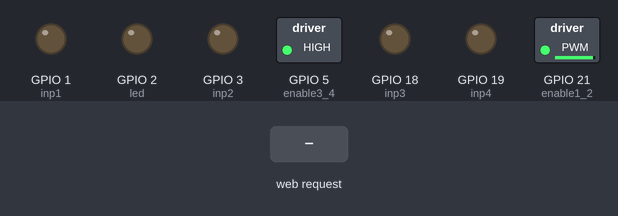
The sketch below on a simulated ESP32. Parts: switched loads named in the sketch (green lamp = pin HIGH), output pins drawn as LEDs (lit = HIGH). Inputs (shaded band) come from the test bench.

Above: at 1.2 s.
1.3 s: HTTP request GET /control?up=1 received
At 2.5 s:
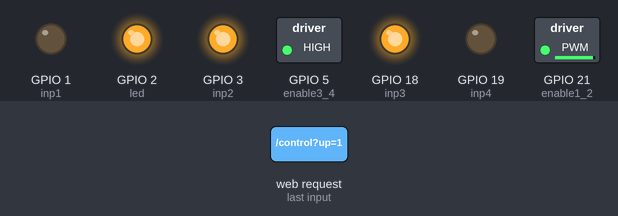
2.8 s: HTTP request GET /control?down=1 received
At 3.7 s:
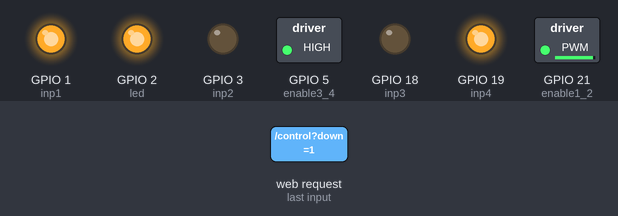
4.3 s: HTTP request GET /control?left=1 received
At 4.9 s:
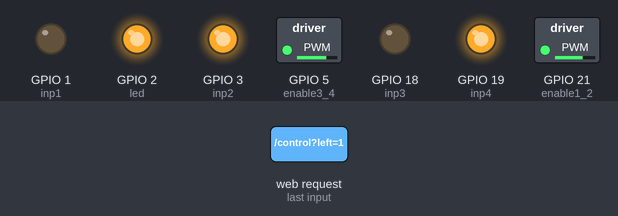
5.8 s: HTTP request GET /control?up=0 received
At 7.0 s:
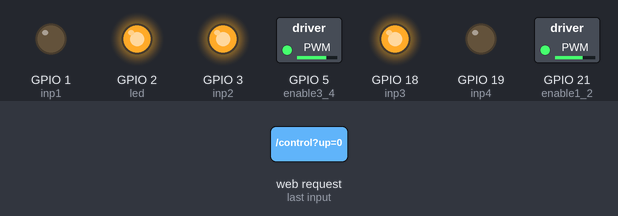
7.3 s: HTTP request GET /control?down=0 received
At 8.3 s:
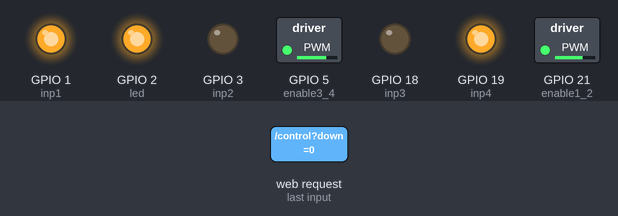
8.8 s: HTTP request GET /control?up=120 received
At 9.5 s:
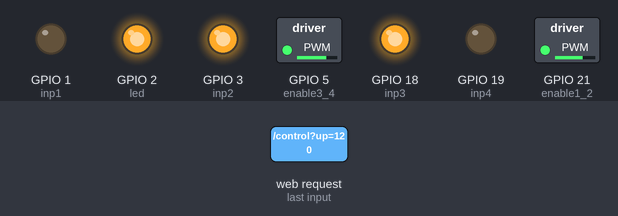
Timing chart, 0 to 11.3 s (numbered marks = the images above; inputs shaded):
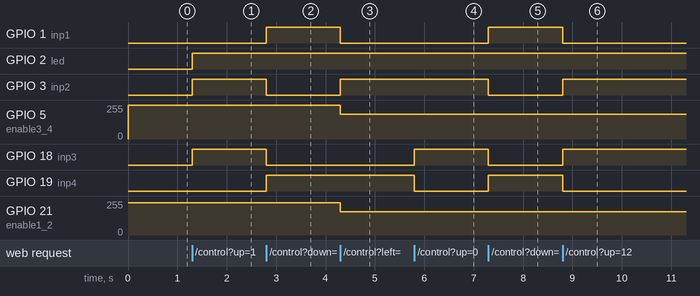

Measured:
- after the input at 1.3 s, GPIO 2 (led), GPIO 3 (inp2), GPIO 18 (inp3): LOW → HIGH at once
- after the input at 2.8 s, GPIO 1 (inp1), GPIO 19 (inp4): LOW → HIGH at once; GPIO 3 (inp2), GPIO 18 (inp3): HIGH → LOW at once
- after the input at 4.3 s, GPIO 1 (inp1): HIGH → LOW at once; GPIO 3 (inp2): LOW → HIGH at once; GPIO 5 (enable3_4): 255/255 → 185/255 at once; GPIO 21 (enable1_2): 242/255 → 175/255 at once
- after the input at 5.8 s, GPIO 18 (inp3): LOW → HIGH at once; GPIO 19 (inp4): HIGH → LOW at once
- after the input at 7.3 s, GPIO 1 (inp1), GPIO 19 (inp4): LOW → HIGH at once; GPIO 3 (inp2), GPIO 18 (inp3): HIGH → LOW at once
- after the input at 8.8 s, GPIO 1 (inp1), GPIO 19 (inp4): HIGH → LOW at once; GPIO 3 (inp2), GPIO 18 (inp3): LOW → HIGH at once

The sketch:

esp_buttons.ino
```cpp
//Including the following libraries is a must to use the IoT functions and features of esp32
#include "WiFi.h"
#include "AsyncTCP.h"
#include "ESPAsyncWebServer.h"
#include "analogWrite.h"


const char* ssid = "esp32-wifi@TeamOsiris"; // This will show up when you turn on your mobile WIFI
const char* password = "@perfectlybalanced";  // change to more unique password

AsyncWebServer server(80); // These will start the webserver // If you don't know much, Ignore this line

// These pins are the Enable pins of the L293D motor driver which connects to esp32 gpio pins to implement the PWM function

int enable1_2 = 21; // choose the GPIO pin of esp32;
int enable3_4 = 5 ;// choose the GPIO pin of esp32;

// These pins are the input pins of l293d on the left side
int inp1 = 1; // Choose your GPIO pin of esp32 for the input 1
int inp2 = 3; // Choose your GPIO pin of esp32 for the input 2


// These pins are the input pins of l293d on the right side
int inp3 = 18; // Choose your GPIO pin of esp32 for the input 3
int inp4 = 19; // Choose your GPIO pin of esp32 for the input 4


int led = 2; // until now you must know what is the inbuilt led pin number of esp32.

int DutyCycle = 255;
bool x = true;
void setup(){
  // Fill in the blanks

  pinMode(enable1_2, OUTPUT);
  pinMode(enable3_4,OUTPUT);


  // The inputs
  // pinMode(int pinNum, MODE) is the function which sets the functional mode of the corresponding pin
  // where first argument is the pin number and the second argument is the mode eg. OUTPUT, INPUT.
  pinMode(inp1, OUTPUT);
  pinMode(inp2, OUTPUT);
  pinMode(inp3, OUTPUT);
  pinMode(inp4, OUTPUT);


  pinMode(led, OUTPUT);


// We use the following function to run the bot at variable speed.
  analogWrite(enable1_2,int(0.95*DutyCycle)); // analog write "255" corresponds to digital write "1"
  analogWrite(enable3_4, DutyCycle);


  WiFi.softAP(ssid, password);  // This sets your esp32's name as per above mentioned

  IPAddress IP = WiFi.softAPIP();

// A bit of WEB DEV stuff
  server.on("/control", HTTP_GET, [](AsyncWebServerRequest *request){

    if(request->hasArg("up")){
      // You have to develop the logic that, when the Button "up" on the webpage is pressed, Then the esp32 executes the following commands
      // Refer to the this for the webpage photo
      digitalWrite(inp1, LOW);
      digitalWrite(inp2, HIGH);
      digitalWrite(inp3, HIGH);
      digitalWrite(inp4, LOW);
      digitalWrite(led, HIGH);
    }

    if(request->hasArg("down")){
      digitalWrite(inp1, HIGH);
      digitalWrite(inp2, LOW);
      digitalWrite(inp3, LOW);
      digitalWrite(inp4, HIGH);

    }

    if(request->hasArg("left")){
      if (x == false){
        DutyCycle = 170;
      }else{
        DutyCycle = 185;
      }
      DutyCycle = 185;
      analogWrite(enable1_2,int(0.95*DutyCycle));
      digitalWrite(inp1, LOW);
      digitalWrite(inp2, HIGH);
      analogWrite(enable3_4, DutyCycle);
      digitalWrite(inp3, LOW);
      digitalWrite(inp4, HIGH);
    }


    if(request->hasArg("right")){
      if (x == false){
        DutyCycle = 170;
      }else{
        DutyCycle = 185;
      }
      analogWrite(enable1_2,int(0.95*DutyCycle));
      digitalWrite(inp1, HIGH);
      digitalWrite(inp2, LOW);
      analogWrite(enable3_4, DutyCycle);
      digitalWrite(inp3, HIGH);
      digitalWrite(inp4, LOW);
    }


if(request->hasArg("off")){
      if(x){
        analogWrite(enable1_2, 255);
        analogWrite(enable3_4, 255);
      }else {
        analogWrite(enable1_2, 150);
        analogWrite(enable3_4, 150);
      }

      digitalWrite(inp1, LOW);
      digitalWrite(inp2, LOW);
      digitalWrite(inp3, LOW);
      digitalWrite(inp4, LOW);

      digitalWrite(led, LOW);
    }

if(request->hasArg("slow")){
// if '255' is the equivalent to digital '1', and '0' is eqvivalent to digial '0', We vary the pwm values to vary the speed of the motor
      x = false;
      DutyCycle = 150;
      analogWrite(enable1_2, int(0.95*DutyCycle));
      analogWrite(enable3_4, DutyCycle);
    }

    if(request->hasArg("fast")){
      x = true;
      DutyCycle = 255;
      analogWrite(enable1_2,int(0.95*DutyCycle));
      analogWrite(enable3_4, DutyCycle);
    }

    request->send_P(200, "text/plain", "");
  });


  server.begin();
}

void loop(){


}
```
